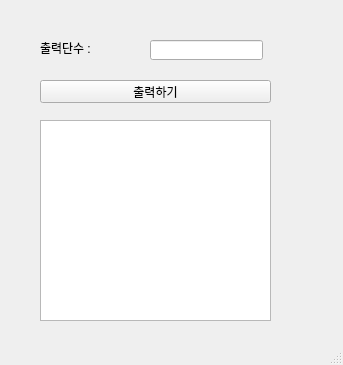
<?xml version="1.0" encoding="UTF-8"?>
<ui version="4.0">
 <class>MainWindow</class>
 <widget class="QMainWindow" name="MainWindow">
  <property name="geometry">
   <rect>
    <x>0</x>
    <y>0</y>
    <width>343</width>
    <height>365</height>
   </rect>
  </property>
  <property name="windowTitle">
   <string>MainWindow</string>
  </property>
  <widget class="QWidget" name="centralwidget">
   <widget class="QLabel" name="lbl">
    <property name="geometry">
     <rect>
      <x>40</x>
      <y>40</y>
      <width>91</width>
      <height>16</height>
     </rect>
    </property>
    <property name="text">
     <string>출력단수 : </string>
    </property>
   </widget>
   <widget class="QLineEdit" name="le">
    <property name="geometry">
     <rect>
      <x>150</x>
      <y>40</y>
      <width>113</width>
      <height>20</height>
     </rect>
    </property>
   </widget>
   <widget class="QPushButton" name="pb">
    <property name="geometry">
     <rect>
      <x>40</x>
      <y>80</y>
      <width>231</width>
      <height>23</height>
     </rect>
    </property>
    <property name="text">
     <string>출력하기</string>
    </property>
   </widget>
   <widget class="QTextEdit" name="te">
    <property name="geometry">
     <rect>
      <x>40</x>
      <y>120</y>
      <width>231</width>
      <height>201</height>
     </rect>
    </property>
   </widget>
  </widget>
  <widget class="QMenuBar" name="menubar">
   <property name="geometry">
    <rect>
     <x>0</x>
     <y>0</y>
     <width>343</width>
     <height>21</height>
    </rect>
   </property>
  </widget>
  <widget class="QStatusBar" name="statusbar"/>
 </widget>
 <resources/>
 <connections/>
</ui>
